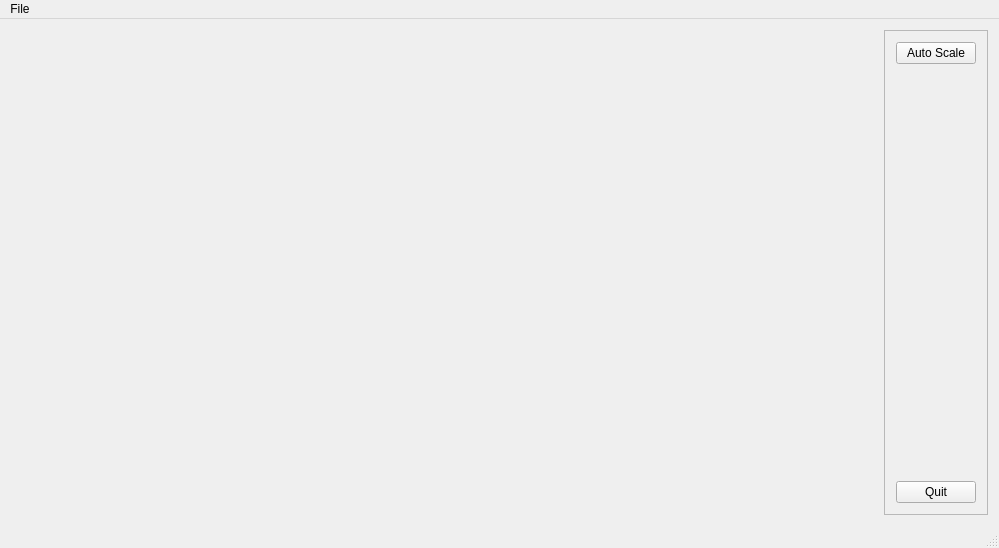
<?xml version="1.0" encoding="UTF-8"?>
<ui version="4.0">
 <class>PlotView</class>
 <widget class="QMainWindow" name="PlotView">
  <property name="geometry">
   <rect>
    <x>0</x>
    <y>0</y>
    <width>999</width>
    <height>548</height>
   </rect>
  </property>
  <property name="windowTitle">
   <string>Scope</string>
  </property>
  <widget class="QWidget" name="centralWidget">
   <layout class="QHBoxLayout" name="horizontalLayout">
    <item>
     <widget class="QCustomPlot" name="plot" native="true">
      <property name="sizePolicy">
       <sizepolicy hsizetype="Preferred" vsizetype="Preferred">
        <horstretch>0</horstretch>
        <verstretch>0</verstretch>
       </sizepolicy>
      </property>
      <property name="minimumSize">
       <size>
        <width>10</width>
        <height>0</height>
       </size>
      </property>
     </widget>
    </item>
    <item>
     <widget class="QFrame" name="frame">
      <property name="sizePolicy">
       <sizepolicy hsizetype="Fixed" vsizetype="Preferred">
        <horstretch>0</horstretch>
        <verstretch>0</verstretch>
       </sizepolicy>
      </property>
      <property name="frameShape">
       <enum>QFrame::StyledPanel</enum>
      </property>
      <property name="frameShadow">
       <enum>QFrame::Raised</enum>
      </property>
      <layout class="QVBoxLayout" name="verticalLayout">
       <item>
        <widget class="QPushButton" name="autoScaleButton">
         <property name="sizePolicy">
          <sizepolicy hsizetype="Preferred" vsizetype="Fixed">
           <horstretch>0</horstretch>
           <verstretch>0</verstretch>
          </sizepolicy>
         </property>
         <property name="text">
          <string>Auto Scale</string>
         </property>
        </widget>
       </item>
       <item>
        <spacer name="verticalSpacer">
         <property name="orientation">
          <enum>Qt::Vertical</enum>
         </property>
         <property name="sizeHint" stdset="0">
          <size>
           <width>20</width>
           <height>40</height>
          </size>
         </property>
        </spacer>
       </item>
       <item>
        <widget class="QPushButton" name="quitButton">
         <property name="sizePolicy">
          <sizepolicy hsizetype="Preferred" vsizetype="Fixed">
           <horstretch>0</horstretch>
           <verstretch>0</verstretch>
          </sizepolicy>
         </property>
         <property name="text">
          <string>Quit</string>
         </property>
        </widget>
       </item>
      </layout>
     </widget>
    </item>
   </layout>
  </widget>
  <widget class="QMenuBar" name="menuBar">
   <property name="geometry">
    <rect>
     <x>0</x>
     <y>0</y>
     <width>999</width>
     <height>29</height>
    </rect>
   </property>
   <widget class="QMenu" name="menuFile">
    <property name="title">
     <string>File</string>
    </property>
    <addaction name="actionNew"/>
    <addaction name="actionOpen"/>
    <addaction name="actionExport"/>
   </widget>
   <addaction name="menuFile"/>
  </widget>
  <widget class="QStatusBar" name="statusBar"/>
  <action name="actionNew">
   <property name="text">
    <string>New..</string>
   </property>
  </action>
  <action name="actionOpen">
   <property name="text">
    <string>Open..</string>
   </property>
  </action>
  <action name="actionExport">
   <property name="text">
    <string>Export</string>
   </property>
  </action>
 </widget>
 <layoutdefault spacing="6" margin="11"/>
 <customwidgets>
  <customwidget>
   <class>QCustomPlot</class>
   <extends>QWidget</extends>
   <header>qcustomplot.h</header>
   <container>1</container>
  </customwidget>
 </customwidgets>
 <resources/>
 <connections/>
</ui>
